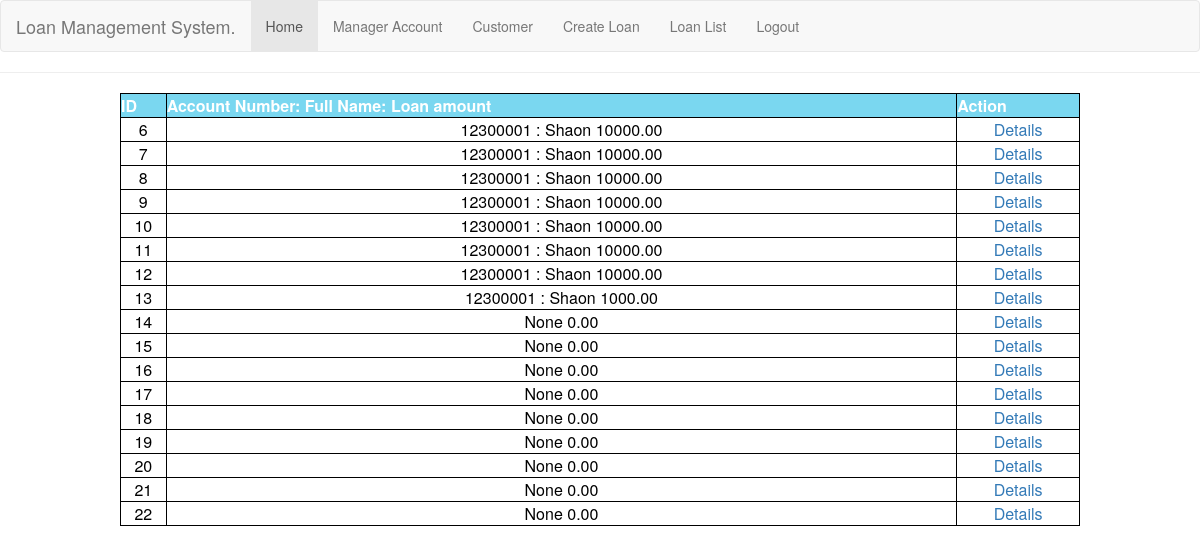
The page /customer_loan_list/ (signed in) on the database its author committed.
### accounts/models.py (models this page shows)
class LoanModel(models.Model):
    customer_id = models.ForeignKey(BankCustomer, on_delete=models.CASCADE, blank=True, null=True,)
    loan_amount = models.DecimalField(null=True, blank=True, default=0.0, max_digits=30, decimal_places=2)
    loan_period = models.IntegerField(null=True, blank=True, default=0)
    loan_status = models.BooleanField(default=False)
    loan_installment_amount = models.DecimalField(null=True, blank=True, default=0.0, max_digits=30, decimal_places=2)
    loan_interest_rate = models.DecimalField(null=True, blank=True, default=0.0, max_digits=30, decimal_places=2)
    net_payable_amount = models.DecimalField(null=True, blank=True, default=0.0, max_digits=30, decimal_places=2)
    disbursement_status = models.BooleanField(default=False)
    account_balance = models.DecimalField(null=True, blank=True, default=0.0, max_digits=30, decimal_places=2)
    def __str__(self):
        return str(self.customer_id) + " " + str(self.loan_amount)

class BankCustomer(models.Model):
    account_no = models.CharField(max_length=150, unique=True, default="")
    full_name = models.CharField(max_length=50, default="", blank=False)
    birth_date = models.DateField(null=True, blank=True)
    email = models.EmailField(unique=True, blank=False)
    contact_no = models.CharField(unique=True, null=True, blank=True, max_length=20)
    Address = models.CharField(max_length=512)
    city = models.CharField(max_length=256)
    country = models.CharField(max_length=256)
    nationality = models.CharField(max_length=256)
    occupation = models.CharField(max_length=256)
    monthly_income = models.CharField(max_length=30)
    def __str__(self):
        return self.account_no + " : " + self.full_name

### accounts/views.py (the view)
# urls.py: path('customer_loan_list/',CustomerLoanListView.as_view(), name='customer_loan_list'),
class CustomerLoanListView(ListView):
    model = LoanModel
    template_name = 'accounts/customer_loan_list.html'

### accounts/templates/accounts/customer_loan_list.html (shortened to what this page needs)
{% extends 'base.html' %}
{% block content %}
<h2 style="color: #7AD7F0; font-family: times, serif; font-style:italic;">{{ title }}</h2><hr>
<table >
    <th>ID</th>
    <th>Account Number: Full Name: Loan amount</th>
    <th>Action</th>
<form method="POST" action="/" enctype='multipart/form-data'>
    {% if request.user.is_authenticated %}
    {% with name=0.0 %}
    {% for customer in object_list %}
    <tr>
        <td>{{customer.pk}}</td>
        <td>{{customer}}</td>
        <td> <a href="{% url 'customer_loan_details' pk=customer.pk %}">Details</a></td>
    </tr>
    {% endfor %}
    {% endwith %}
     {% endif %}
</form>
</table>
{% endblock content %}

### accounts/templates/base.html (style rules this page uses)
table { border-collapse: collapse; background-color: white; width:80% }
table,th,td { border: 1px solid black;margin: 10px auto; text-align: center; }
th { background-color: #7AD7F0; color: white; padding:30px; text-align: center; }
td { padding: 30px; text-align: center; color: black; background-color:white; }

### rows shown on the page
LoanModel: pk "6", customer_id+loan_amount "12300001 : Shaon 10000.00"
LoanModel: pk "7", customer_id+loan_amount "12300001 : Shaon 10000.00"
LoanModel: pk "8", customer_id+loan_amount "12300001 : Shaon 10000.00"
LoanModel: pk "9", customer_id+loan_amount "12300001 : Shaon 10000.00"
LoanModel: pk "10", customer_id+loan_amount "12300001 : Shaon 10000.00"
LoanModel: pk "11", customer_id+loan_amount "12300001 : Shaon 10000.00"
LoanModel: pk "12", customer_id+loan_amount "12300001 : Shaon 10000.00"
LoanModel: pk "13", customer_id+loan_amount "12300001 : Shaon 1000.00"
LoanModel: pk "14", customer_id+loan_amount "None 0.00"
LoanModel: pk "15", customer_id+loan_amount "None 0.00"
LoanModel: pk "16", customer_id+loan_amount "None 0.00"
LoanModel: pk "17", customer_id+loan_amount "None 0.00"
LoanModel: pk "18", customer_id+loan_amount "None 0.00"
LoanModel: pk "19", customer_id+loan_amount "None 0.00"
LoanModel: pk "20", customer_id+loan_amount "None 0.00"
LoanModel: pk "21", customer_id+loan_amount "None 0.00"
LoanModel: pk "22", customer_id+loan_amount "None 0.00"
